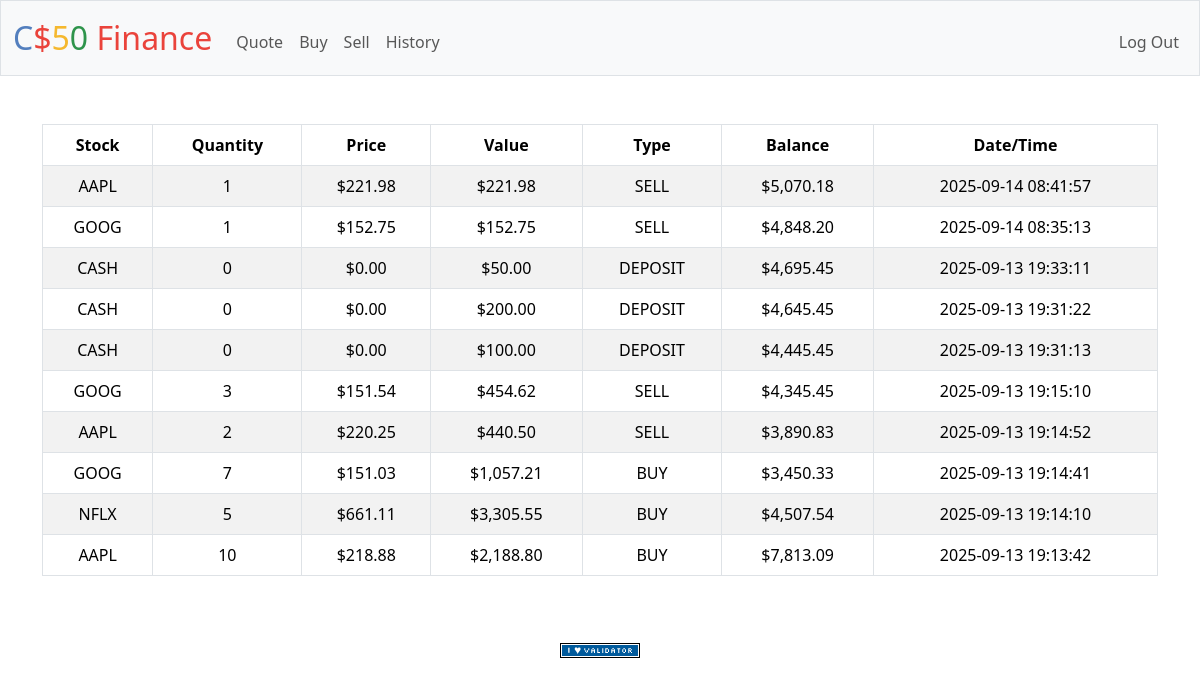
Screenshot of /history (signed in) with the database file from the repository.
### tables this page shows
CREATE TABLE transactions (transaction_id INTEGER PRIMARY KEY AUTOINCREMENT, user_id INTEGER NOT NULL, stock TEXT NOT NULL, quantity INTEGER NOT NULL, price NUMERIC NOT NULL, value NUMERIC NOT NULL, type TEXT NOT NULL, balance NUMERIC NOT NULL, timestamp DATETIME DEFAULT CURRENT_TIMESTAMP, FOREIGN KEY(user_id) REFERENCES users(id));

### app.py (the view)
@app.route("/history")
@login_required
def history():
    db.execute("CREATE TABLE IF NOT EXISTS transactions (transaction_id INTEGER PRIMARY KEY AUTOINCREMENT, user_id INTEGER NOT NULL, stock TEXT NOT NULL, quantity INTEGER NOT NULL, price NUMERIC NOT NULL, value NUMERIC NOT NULL, type TEXT NOT NULL, balance NUMERIC NOT NULL, timestamp DATETIME DEFAULT CURRENT_TIMESTAMP, FOREIGN KEY(user_id) REFERENCES users(id))")
    history = db.execute(
        "SELECT stock, quantity, price, value, type, balance, timestamp FROM transactions WHERE user_id = ? ORDER BY timestamp DESC",
        session["user_id"]
    )
    return render_template("history.html", history=history, usd=usd)

### app.py (called while the page is built)
@app.after_request
def after_request(response):
    response.headers["Cache-Control"] = "no-cache, no-store, must-revalidate"
    response.headers["Expires"] = 0
    response.headers["Pragma"] = "no-cache"
    return response

### helpers.py (called while the page is built)
def login_required(f):
    @wraps(f)
    def decorated_function(*args, **kwargs):
        if session.get("user_id") is None:
            return redirect("/login")
        return f(*args, **kwargs)
    return decorated_function

def usd(value):
    return f"${value:,.2f}"

### templates/history.html (shortened to what this page needs)
{% extends "layout.html" %}
{% block main %}
    <table class="table table-striped table-bordered text-center">
        <thead class="thead-dark">
            <tr>
                <th>Stock</th>
                <th>Quantity</th>
                <th>Price</th>
                <th>Value</th>
                <th>Type</th>
                <th>Balance</th>
                <th>Date/Time</th>
            </tr>
        </thead>
        <tbody>
            {% for tx in history %}
                <tr>
                    <td>{{ tx.stock }}</td>
                    <td>{{ tx.quantity }}</td>
                    <td>{{ usd(tx.price) }}</td>
                    <td>{{ usd(tx.value) }}</td>
                    <td>{{ tx.type }}</td>
                    <td>{{ usd(tx.balance) }}</td>
                    <td>{{ tx.timestamp }}</td>
                </tr>
            {% endfor %}
        </tbody>
    </table>
{% endblock %}

### templates/layout.html (shortened to what this page needs)
<!DOCTYPE html>
<html lang="en">
    <head>
        <link href="https://cdn.jsdelivr.net/npm/bootstrap@5.3.3/dist/css/bootstrap.min.css" rel="stylesheet">
        <link href="/static/styles.css" rel="stylesheet">
    </head>
    <body>
        <nav class="bg-light border navbar navbar-expand-md navbar-light">
            <div class="container-fluid">
                <a class="navbar-brand" href="/"><span class="blue">C</span><span class="red">$</span><span class="yellow">5</span><span class="green">0</span> <span class="red">Finance</span></a>
                <div class="collapse navbar-collapse" id="navbar">
                    {% if session["user_id"] %}
                        <ul class="navbar-nav me-auto mt-2">
                            <li class="nav-item"><a class="nav-link" href="/quote">Quote</a></li>
                            <li class="nav-item"><a class="nav-link" href="/buy">Buy</a></li>
                            <li class="nav-item"><a class="nav-link" href="/sell">Sell</a></li>
                            <li class="nav-item"><a class="nav-link" href="/history">History</a></li>
                        </ul>
                        <ul class="navbar-nav ms-auto mt-2">
                            <li class="nav-item"><a class="nav-link" href="/logout">Log Out</a></li>
                        </ul>
                    {% else %}
                        <ul class="navbar-nav ms-auto mt-2">
                            <li class="nav-item"><a class="nav-link" href="/register">Register</a></li>
                            <li class="nav-item"><a class="nav-link" href="/login">Log In</a></li>
                        </ul>
                    {% endif %}
                </div>
            </div>
        </nav>
        <main class="container py-5 text-center">
            {% block main %}{% endblock %}
        </main>
        <footer class="mb-5">
            <form action="https://validator.w3.org/check" class="text-center" enctype="multipart/form-data" method="post" target="_blank">
                <input alt="Validate" src="/static/I_heart_validator.png" type="image">
            </form>
        </footer>
    </body>
</html>

### static/styles.css (style rules this page uses)
nav .navbar-brand { font-size: xx-large; }
nav .navbar-brand .blue { color: #537fbe; }
nav .navbar-brand .red { color: #ea433b; }
nav .navbar-brand .yellow { color: #f5b82e; }
nav .navbar-brand .green { color: #2e944b; }

### rows the page displays
transactions: stock "AAPL", quantity "1", price "$221.98", value "$221.98", type "SELL", balance "$5,070.18", timestamp "2025-09-14 08:41:57"
transactions: stock "GOOG", quantity "1", price "$152.75", value "$152.75", type "SELL", balance "$4,848.20", timestamp "2025-09-14 08:35:13"
transactions: stock "CASH", quantity "0", price "$0.00", value "$50.00", type "DEPOSIT", balance "$4,695.45", timestamp "2025-09-13 19:33:11"
transactions: stock "CASH", quantity "0", price "$0.00", value "$200.00", type "DEPOSIT", balance "$4,645.45", timestamp "2025-09-13 19:31:22"
transactions: stock "CASH", quantity "0", price "$0.00", value "$100.00", type "DEPOSIT", balance "$4,445.45", timestamp "2025-09-13 19:31:13"
transactions: stock "GOOG", quantity "3", price "$151.54", value "$454.62", type "SELL", balance "$4,345.45", timestamp "2025-09-13 19:15:10"
transactions: stock "AAPL", quantity "2", price "$220.25", value "$440.50", type "SELL", balance "$3,890.83", timestamp "2025-09-13 19:14:52"
transactions: stock "GOOG", quantity "7", price "$151.03", value "$1,057.21", type "BUY", balance "$3,450.33", timestamp "2025-09-13 19:14:41"
transactions: stock "NFLX", quantity "5", price "$661.11", value "$3,305.55", type "BUY", balance "$4,507.54", timestamp "2025-09-13 19:14:10"
transactions: stock "AAPL", quantity "10", price "$218.88", value "$2,188.80", type "BUY", balance "$7,813.09", timestamp "2025-09-13 19:13:42"
